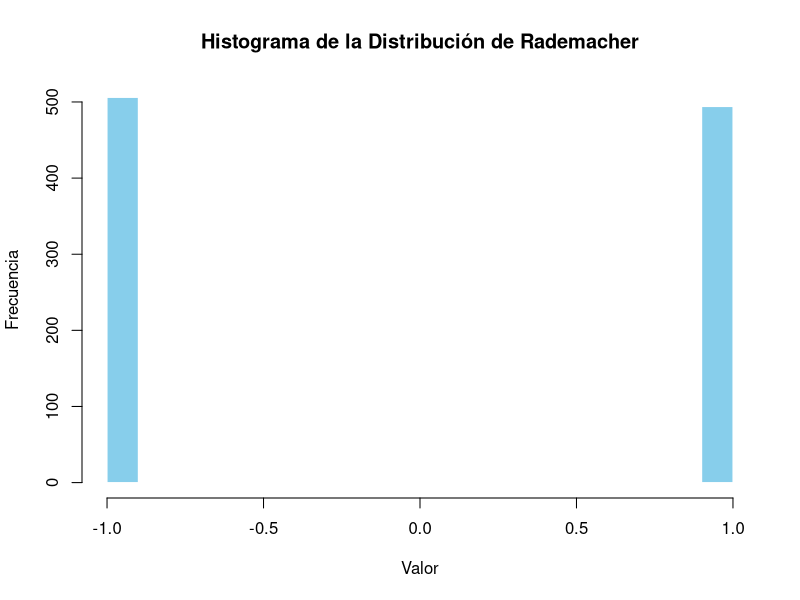
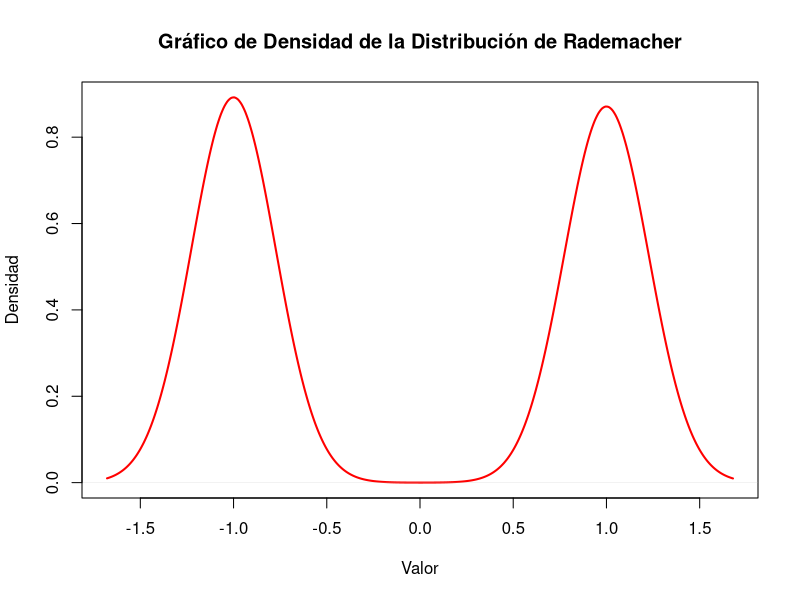

The R script that drew these images, in order:
# DISTRIBUCION RADEMACHER


# **Generación de Datos**
# Número de muestras
n <- 1000

# Generar datos de la distribución de Rademacher
set.seed(123)  # Para reproducibilidad
rademacher_data <- sample(c(-1, 1), size = n, replace = TRUE)

# **Visualización**
# Ver las primeras observaciones generadas
head(rademacher_data)

# Histograma
hist(rademacher_data, breaks = 20, main = "Histograma de la Distribución de Rademacher", 
     xlab = "Valor", ylab = "Frecuencia", col = "skyblue", border = "white")

# Gráfico de densidad
plot(density(rademacher_data), main = "Gráfico de Densidad de la Distribución de Rademacher", 
     xlab = "Valor", ylab = "Densidad", col = "red", lwd = 2)

# Media muestral
mean_sim <- mean(rademacher_data)
mean_sim

# Media teórica
mean_theory <- 0

# Comparación de la media teórica con la muestral
cat("Media teórica: ", mean_theory, "\n")
cat("Media muestral: ", mean_sim, "\n")

# Frecuencia de los valores
table(rademacher_data)